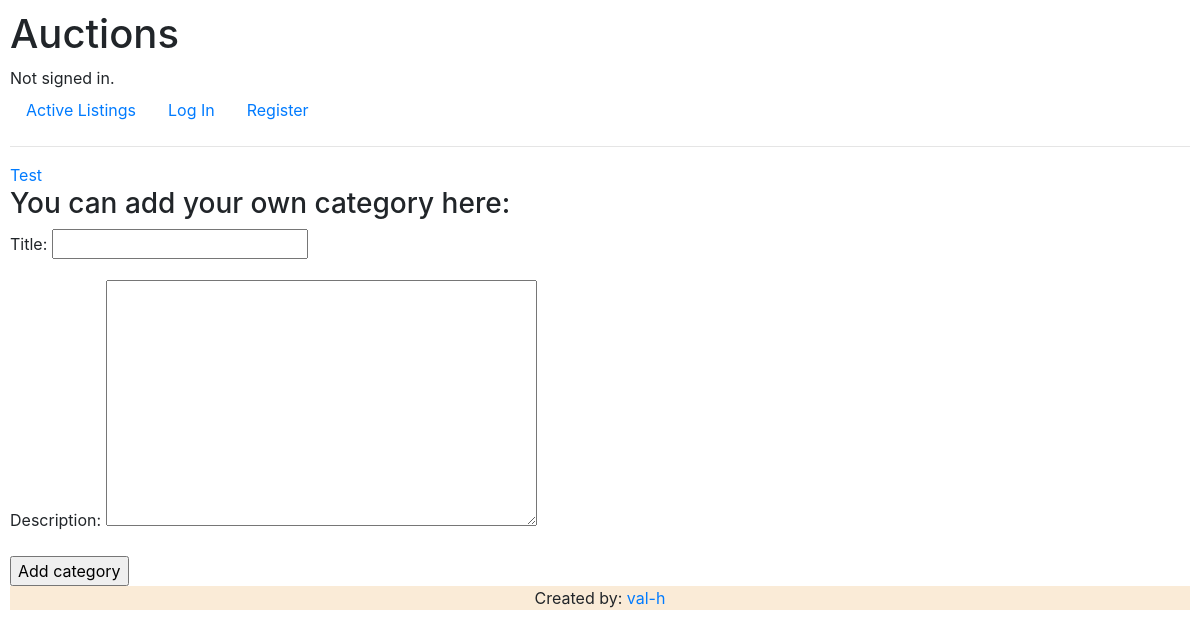
The page /categories/ on the database as committed earlier.
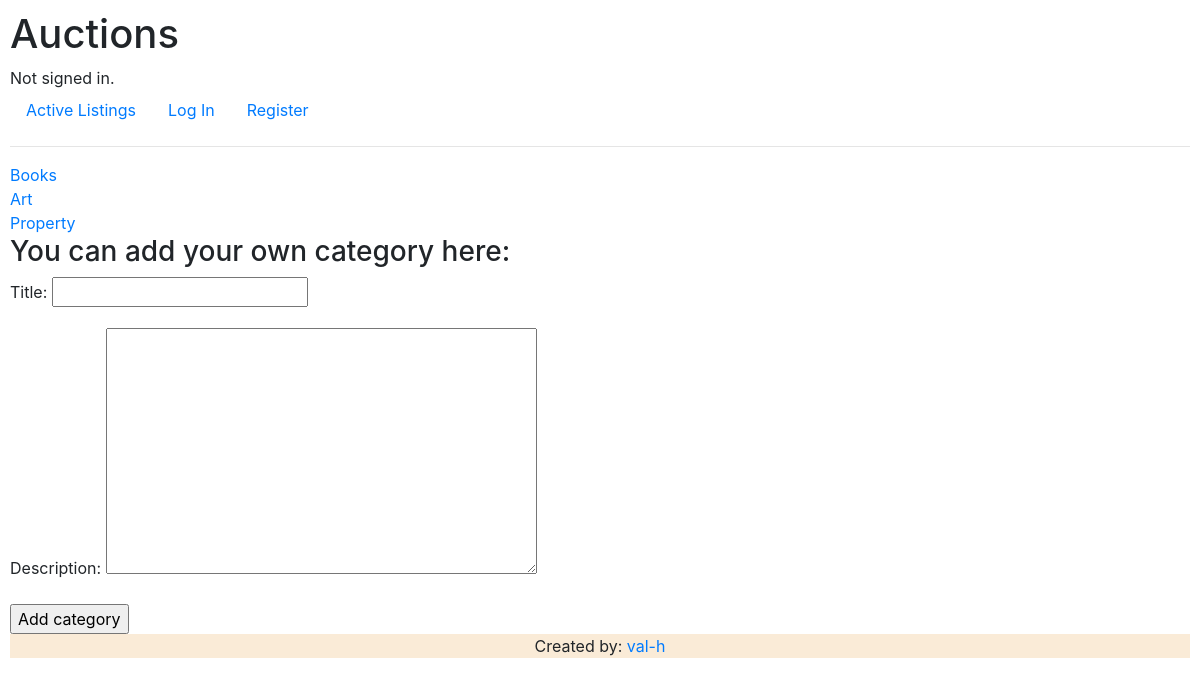
The same page on the database as committed later.
### auctions/models.py (models this page shows, shortened)
class Category(models.Model):
    title = models.CharField(max_length=40)
    description = models.TextField()

### auctions/views.py (the view)
# urls.py: path("categories/", views.categories_view, name='categories'),
def categories_view(request):
    categories = Category.objects.all()
    category_form = CategoryForm()
    return render(request, 'auctions/categories.html', {
        'categories': categories,
        'form': category_form,
    })

### auctions/forms.py
class CategoryForm(forms.ModelForm):
    class Meta:
        model = Category
        fields = [
            'title',
            'description',
        ]
        pass

### auctions/templates/auctions/categories.html (shortened to what this page needs)
{% extends 'auctions/layout.html' %}
{% block body %}
    {% for category in categories %}
        <div>
            <a href="{% url 'auctions:category' category.id %}">{{ category.title }}</a>
        </div>
    {% empty %}
        <div>
            No listings available.
        </div>
    {% endfor %}
    <div>
        <h3>You can add your own category here:</h3>
        <form action="{% url 'auctions:add_category' %}" method="POST">
            {{ form.as_p }}
            <input type="submit" value="Add category">
        </form>
    </div>
{% endblock %}

Rows that differ between the two databases and show on the page:
removed Category: title "Test"
added Category: title "Books"
added Category: title "Art"
added Category: title "Property"
